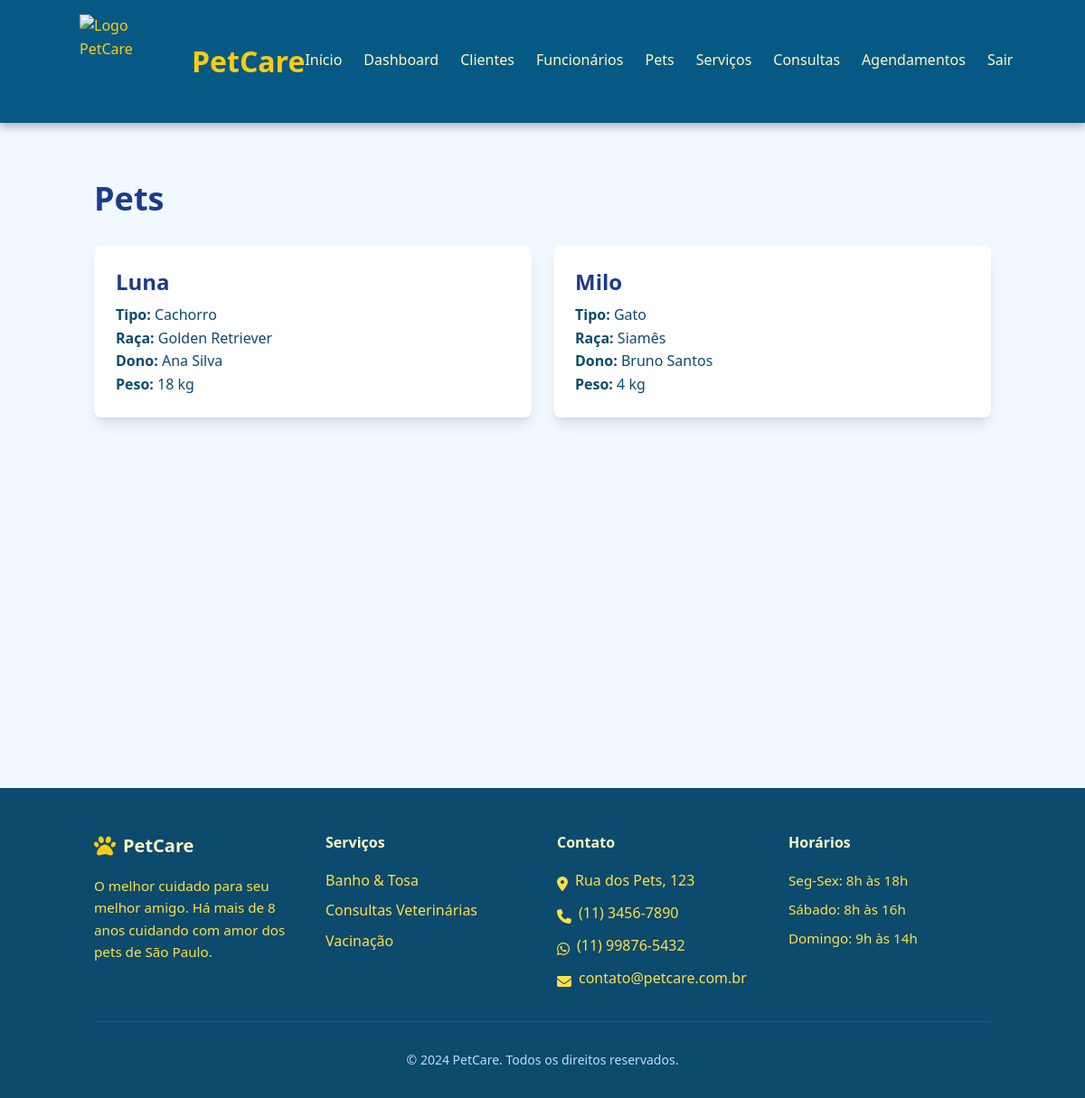
The page /funcionario/pets.php (signed in) on the database its author committed.
### tables this page shows
CREATE TABLE IF NOT EXISTS pets (
    id INT AUTO_INCREMENT PRIMARY KEY,
    cliente_id INT NOT NULL,
    nome VARCHAR(100) NOT NULL,
    tipo VARCHAR(50) NOT NULL,
    raca VARCHAR(80) NULL,
    idade VARCHAR(20) NULL,
    peso VARCHAR(20) NULL,
    observacoes TEXT NULL,
    created_at TIMESTAMP DEFAULT CURRENT_TIMESTAMP,
    updated_at TIMESTAMP NULL DEFAULT NULL ON UPDATE CURRENT_TIMESTAMP,
    CONSTRAINT fk_pets_cliente FOREIGN KEY (cliente_id) REFERENCES clientes(id) ON DELETE CASCADE,
    INDEX idx_pets_cliente (cliente_id)
);

CREATE TABLE IF NOT EXISTS usuarios (
    id INT AUTO_INCREMENT PRIMARY KEY,
    nome VARCHAR(150) NOT NULL,
    email VARCHAR(150) NOT NULL UNIQUE,
    senha_hash VARCHAR(255) NOT NULL,
    tipo ENUM('cliente', 'funcionario') NOT NULL,
    cpf VARCHAR(14) NULL,
    telefone VARCHAR(20) NULL,
    cargo VARCHAR(80) NULL,
    status ENUM('ativo', 'inativo') NOT NULL DEFAULT 'ativo',
    created_at TIMESTAMP DEFAULT CURRENT_TIMESTAMP,
    updated_at TIMESTAMP NULL DEFAULT NULL ON UPDATE CURRENT_TIMESTAMP
);

### app/models/Pet.php (called while the page is built, shortened)
<?php
class Pet
{
    public static function all(PDO $pdo): array
    {
        $sql = 'SELECT p.*, c.usuario_id, u.nome AS dono FROM pets p INNER JOIN clientes c ON c.id = p.cliente_id INNER JOIN usuarios u ON u.id = c.usuario_id ORDER BY p.nome ASC';
        $stmt = $pdo->query($sql);
        return $stmt->fetchAll();
    }
}

### app/helpers/validation.php (called while the page is built, shortened)
<?php
function e(string $value): string
{
    return htmlspecialchars((string) $value, ENT_QUOTES, 'UTF-8');
}

### public/funcionario/pets.php (the view, shortened to what this page needs)
<?php
$pdo = getPdo();
$pets = Pet::all($pdo);
require_once __DIR__ . '/../../app/views/components/header.php';
?>
<section class="page py-16">
    <div class="container">
        <h1 class="text-4xl font-bold text-blue-900 mb-8">Pets</h1>
        <div class="grid md:grid-cols-2 gap-6">
            <?php foreach ($pets as $pet): ?>
                <div class="bg-white p-6 rounded-lg shadow-lg">
                    <h2 class="text-2xl font-bold text-blue-900 mb-2"><?= e($pet['nome']) ?></h2>
                    <p><strong>Tipo:</strong> <?= e($pet['tipo']) ?></p>
                    <p><strong>Raça:</strong> <?= e($pet['raca'] ?? 'Não informado') ?></p>
                    <p><strong>Dono:</strong> <?= e($pet['dono'] ?? 'Não informado') ?></p>
                    <p><strong>Peso:</strong> <?= e($pet['peso'] ?? 'Não informado') ?></p>
                </div>
            <?php endforeach; ?>
        </div>
    </div>
</section>
<?php require_once __DIR__ . '/../../app/views/components/footer.php'; ?>

### public/css/style.css (style rules this page uses)
:root { --blue-50: #f0f9ff; --blue-100: #e0f2fe; --blue-200: #bae6fd; --blue-300: #7dd3fc; --blue-400: #38bdf8; --blue-500: #0ea5e9; --blue-600: #0284c7; --blue-700: #0369a1; --blue-800: #075985; --blue-900: #0c4a6e; --yellow-50: #fefce8; --yellow-100: #fef9c3; --yellow-200: #fef08a; --yellow-300: #fde047; --yellow-400: #facc15; --yellow-500: #eab308; background-color: var(--blue-50); color: var(--blue-900); font-family: 'Poppins', ui-sans-serif, system-ui, -apple-system, BlinkMacSystemFont, "Segoe UI", Roboto, "Helvetica Neue", Arial, "Noto Sans", sans-serif; line-height: 1.6; }
html, body { min-height: 100%; }
.container { max-width: 1280px; margin-left: auto; margin-right: auto; padding-left: 1rem; padding-right: 1rem; }
.page { min-height: calc(100vh - 4rem); opacity: 1; transition: opacity 0.5s ease; }

### rows shown on the page
pets: nome "Luna", tipo "Cachorro", raca "Golden Retriever", usuarios.nome "Ana Silva", peso "18 kg"
pets: nome "Milo", tipo "Gato", raca "Siamês", usuarios.nome "Bruno Santos", peso "4 kg"
